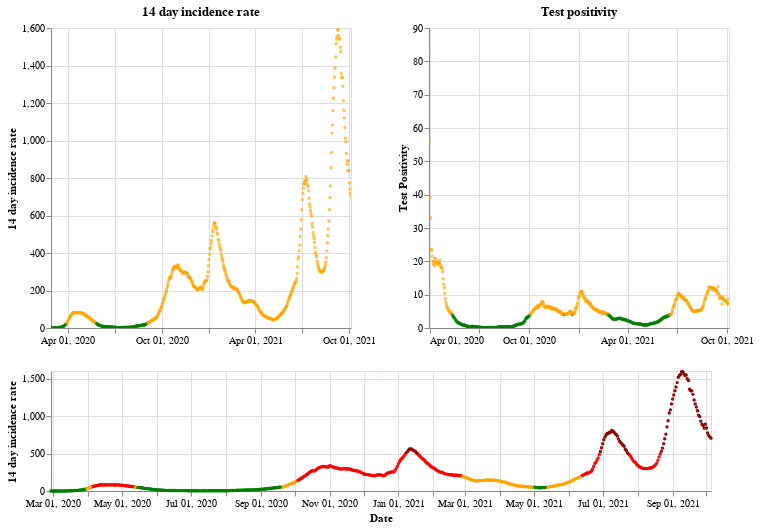

Notebook code cell kept with this figure:
### Markdown cell above
## Scotland

### Code cell
plot_traffic_light('Scotland')

### Figure 1 — Vega-Lite specification as saved in the notebook (floating-point values rounded to 4 significant figures; data arrays with more than 128 entries replaced by an {"elided": "..."} marker saying what was removed)
{"config": {"view": {"continuousWidth": 400, "continuousHeight": 300}}, "vconcat": [{"hconcat": [{"mark": {"type": "point", "size": 2}, "encoding": {"color": {"condition": {"value": "green", "test": "(datum.twoWeeklyCasesRate <= 25)"}, "value": "orange"}, "tooltip": [{"type": "nominal", "field": "areaName"}, {"type": "temporal", "field": "date"}, {"type": "quantitative", "field": "twoWeeklyCasesRate"}, {"type": "quantitative", "field": "testPositivity"}], "x": {"type": "temporal", "axis": {"title": ""}, "field": "date", "scale": {"domain": {"selection": "DateBrush"}}, "timeUnit": "yearmonthdate"}, "y": {"type": "quantitative", "axis": {"title": "14 day incidence rate"}, "field": "twoWeeklyCasesRate"}}, "title": "14 day incidence rate", "width": 300}, {"mark": {"type": "point", "size": 2}, "encoding": {"color": {"condition": {"value": "green", "test": "(datum.testPositivity <= 4)"}, "value": "orange"}, "tooltip": [{"type": "nominal", "field": "areaName"}, {"type": "temporal", "field": "date"}, {"type": "quantitative", "field": "twoWeeklyCasesRate"}, {"type": "quantitative", "field": "testPositivity"}], "x": {"type": "temporal", "axis": {"title": ""}, "field": "date", "scale": {"domain": {"selection": "DateBrush"}}, "timeUnit": "yearmonthdate"}, "y": {"type": "quantitative", "axis": {"title": "Test Positivity"}, "field": "testPositivity"}}, "title": "Test positivity", "width": 300}]}, {"layer": [{"mark": {"type": "point", "size": 2}, "encoding": {"color": {"condition": {"value": "orange", "test": "(((datum.testPositivity < 4) && (datum.twoWeeklyCasesRate >= 50)) && (datum.twoWeeklyCasesRate < 200))"}, "value": "red"}, "opacity": {"condition": {"value": 1, "test": "((datum.twoWeeklyCasesRate >= 50) && (datum.twoWeeklyCasesRate < 500))"}, "value": 0}, "tooltip": [{"type": "nominal", "field": "areaName"}, {"type": "temporal", "field": "date"}, {"type": "quantitative", "field": "twoWeeklyCasesRate"}, {"type": "quantitative", "field": "testPositivity"}], "x": {"type": "temporal", "axis": {"title": "Date"}, "field": "date", "timeUnit": "yearmonthdate"}, "y": {"type": "quantitative", "axis": {"title": "14 day incidence rate"}, "field": "twoWeeklyCasesRate"}}, "selection": {"DateBrush": {"type": "interval", "encodings": ["x"], "fields": ["Time"]}}}, {"mark": {"type": "point", "size": 2}, "encoding": {"color": {"value": "darkred"}, "opacity": {"condition": {"value": 1, "test": "(datum.twoWeeklyCasesRate >= 500)"}, "value": 0}, "tooltip": [{"type": "nominal", "field": "areaName"}, {"type": "temporal", "field": "date"}, {"type": "quantitative", "field": "twoWeeklyCasesRate"}, {"type": "quantitative", "field": "testPositivity"}], "x": {"type": "temporal", "axis": {"title": "Date"}, "field": "date", "timeUnit": "yearmonthdate"}, "y": {"type": "quantitative", "axis": {"title": "14 day incidence rate"}, "field": "twoWeeklyCasesRate"}}}, {"mark": {"type": "point", "size": 2}, "encoding": {"color": {"condition": {"value": "green", "test": "((datum.testPositivity < 4) && (datum.twoWeeklyCasesRate < 50))"}, "value": "orange"}, "opacity": {"condition": {"value": 1, "test": "(datum.twoWeeklyCasesRate < 50)"}, "value": 0}, "tooltip": [{"type": "nominal", "field": "areaName"}, {"type": "temporal", "field": "date"}, {"type": "quantitative", "field": "twoWeeklyCasesRate"}, {"type": "quantitative", "field": "testPositivity"}], "x": {"type": "temporal", "axis": {"title": "Date"}, "field": "date", "timeUnit": "yearmonthdate"}, "y": {"type": "quantitative", "axis": {"title": "14 day incidence rate"}, "field": "twoWeeklyCasesRate"}}}], "height": 120, "width": 660}], "data": {"name": "data-e9a33a499dca58dd80d7a386d3419c23"}, "$schema": "https://vega.github.io/schema/vega-lite/v4.8.1.json", "datasets": {"data-e9a33a499dca58dd80d7a386d3419c23": {"elided": "586 records"}}}
